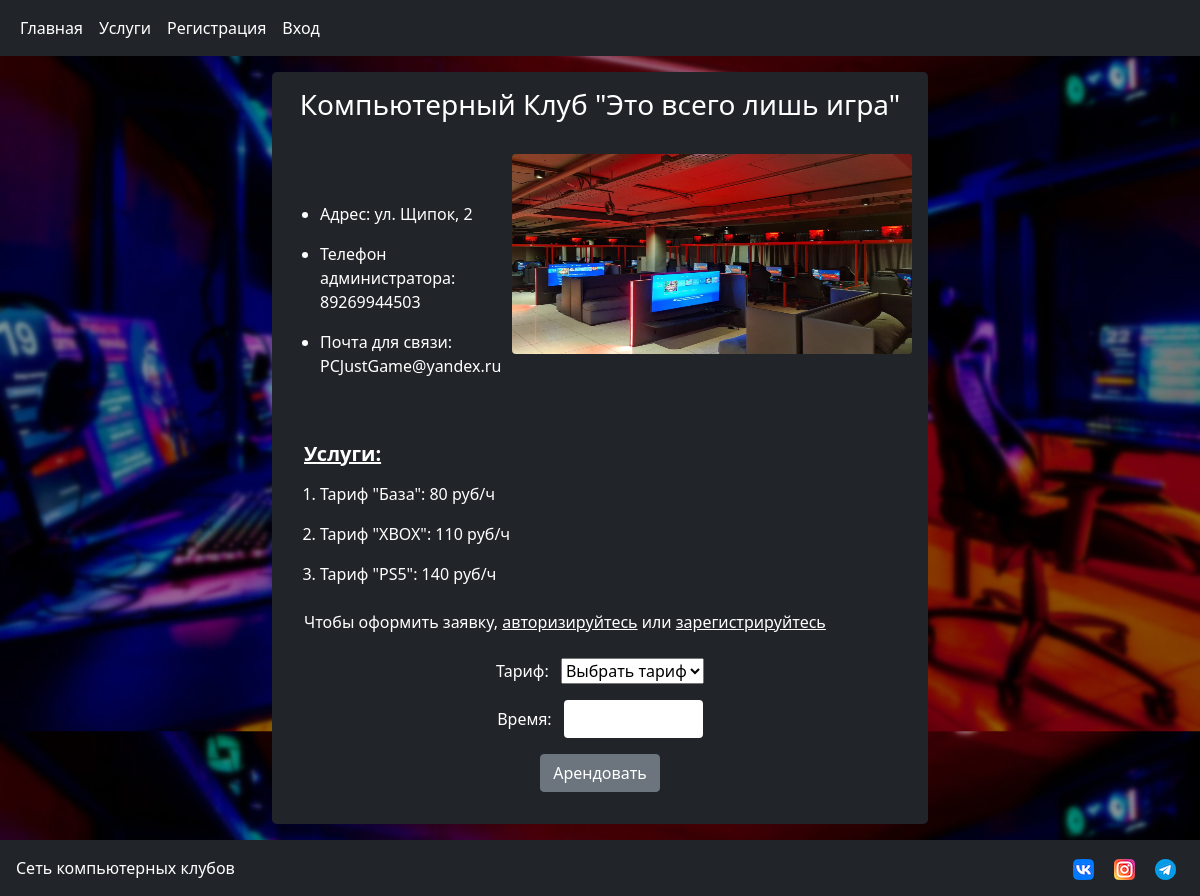
Page /club/justgame/ on the committed database.
### PCClub/models.py (models this page shows, shortened)
class Clubs(models.Model):
    title = models.CharField(verbose_name="Название", max_length=100, unique=True, blank=False, null=False)
    slug = models.SlugField(verbose_name="Url", max_length=255, unique=True, db_index=True)
    email = models.EmailField(verbose_name="Электронная почта", max_length=100)
    manager_phone = models.PositiveIntegerField(verbose_name='Телефон', validators=phone_valid)
    location = models.CharField(verbose_name="Адрес", max_length=100, unique=True, blank=False, null=False)
    tariffs = models.ManyToManyField(Tariff)
    photo = models.ImageField(upload_to='PCClub/images/club_photo/', verbose_name='Фото', default="default_tariff_photo.png", null=True, blank=True)
    def __str__(self):
        return self.title
    class Meta:
        verbose_name = "Компьютерный клуб"
        verbose_name_plural = "Компьютерные клубы"
        ordering = ['id', 'title']

class Tariff(models.Model):
    device_choice = [('P', 'Компьютер'), ('C', 'Консоль')]
    title = models.CharField(verbose_name="Название", max_length=100, unique=True, blank=False, null=False)
    device = models.CharField(verbose_name="Тип устройства", choices=device_choice, default = "P", max_length=2)
    characteristics = models.TextField(verbose_name="Характеристики ПК", null=False, blank=False)
    periphery = models.TextField(verbose_name="Периферия", null=False, blank=False)
    photo = models.ImageField(upload_to='PCClub/images/tariff_photo/', verbose_name='Фото', default="default_tariff_photo.png", null=True, blank=True)
    cost = models.PositiveIntegerField(verbose_name="Стоимость за час", validators=[MinValueValidator(50)])
    def __str__(self):
        return self.title
    class Meta:
        verbose_name = "Тариф"
        verbose_name_plural = "Тарифы"
        ordering = ['id', 'cost']

### PCClub/views.py (the view)
# urls.py: path('club/<slug:club_slug>/', club_page, name='club_page'),
def club_page(request, club_slug):
    club = Clubs.objects.filter(slug=club_slug)[0]
    if request.method == 'POST':
        try:
            form = OrderForm(request.POST)
            form.instance.user = request.user
            form.instance.club = club
            form.save(commit=False)
            price = int(Tariff.objects.filter(title=form.cleaned_data['tariff']).values('cost')[0].get('cost'))
            form.instance.cost = form.cleaned_data['hours'] * price
            if form.is_valid():
                form.save()
                form = OrderForm(club=club)
        except:
            form.add_error('hours', 'Введите корректное время')
    else:
        form = OrderForm(club=club)
    return render(request, 'pcclub/club_page.html', {'club': club, 'form': form})

### PCClub/forms.py (shortened to what this page needs)
class OrderForm(forms.ModelForm):
    def __init__(self, *args, **kwargs):
        club = kwargs.pop('club', None)
        super().__init__(*args, **kwargs)
        if club:
            self.fields['tariff'].empty_label = "Выбрать тариф"
            self.fields['tariff'].queryset = Clubs.objects.filter(title=club)[0].tariffs.all()
    class Meta:
        model = Orders
        fields = ['tariff', 'hours']

### PCClub/templates/PCClub/club_page.html (shortened to what this page needs)
{% extends 'pcclub/base.html' %}
{% load static %}
{% block content %}
    <link type="text/css" rel="stylesheet" href="{% static 'pcclub/css/form.css' %}">
    <div class="bg-dark my-3 my-x p-3 text-white rounded-3">
        <h3 align="center">{{ club.title }}</h3><br>
        <img src="{{ club.photo.url }}" class="rounded-2 float-end" width="400px", height="200px">
        <br><br>
        <ul>
            <li><p>Адрес: {{ club.location }}</p></li>
            <li><p>Телефон администратора: {{ club.manager_phone }}</p></li>
            <li><p>Почта для связи: {{ club.email }}</p></li>
        </ul>
        <br><br>
        <a href="{% url 'services' %}" class="text-white"><h5 class="px-3 pb-2"><b>Услуги:</b></h5></a>
        <ol>
            {% for tariff in club.tariffs.all %}
                <li><p>{{ tariff.title }}: {{ tariff.cost }} руб/ч</p></li>
            {% endfor %}
        </ol>
        {% if request.user.is_authenticated %}
        {% else %}
            <div class="px-3 pt-2">
                <p>Чтобы оформить заявку, <a class="text-white" href="{% url 'login' %}">авторизируйтесь</a>
                    или <a class="text-white" href="{% url 'register' %}">зарегистрируйтесь</a></p>
            </div>
        {% endif %}
        <form method="post" class="pt-2 px-3 w-auto">
            {% for f in form %}
                    <p align="center">
                        <label class="text-white pe-2" for="{{ f.id_for_label }}">{{f.label}}:</label>
                        {{ f }}
                    </p>
            {% endfor %}
            <p align="center"><button type="submit" class="btn btn-secondary">Арендовать</button></p>
        </form>
    </div>
{% endblock %}

### PCClub/static/PCClub/css/base.css (style rules this page uses)
.my-x { margin-right: 17rem !important; margin-left: 17rem !important; }

### PCClub/static/PCClub/css/form.css (style rules this page uses)
input { font-size: 16px; line-height: 14px; padding: 8px 16px; width: 70%; min-height: 33px; border: unset; border-radius: 4px; outline-color: rgb(84 105 212 / 0.5); background-color: rgb(255, 255, 255); }

### PCClub/templates/PCClub/club_page.html (style rules this page uses)
input { width: 139px; }

### rows in the picture
Clubs: title "Компьютерный Клуб \"Это всего лишь игра\"", photo (picture), location "ул. Щипок, 2", manager_phone "89269944503", email "PCJustGame@yandex.ru"
Tariff: title "Тариф \"База\"", cost "80"
Tariff: title "Тариф \"XBOX\"", cost "110"
Tariff: title "Тариф \"PS5\"", cost "140"

### other values in the picture
{{ f.label }} "Тариф" "Время"
